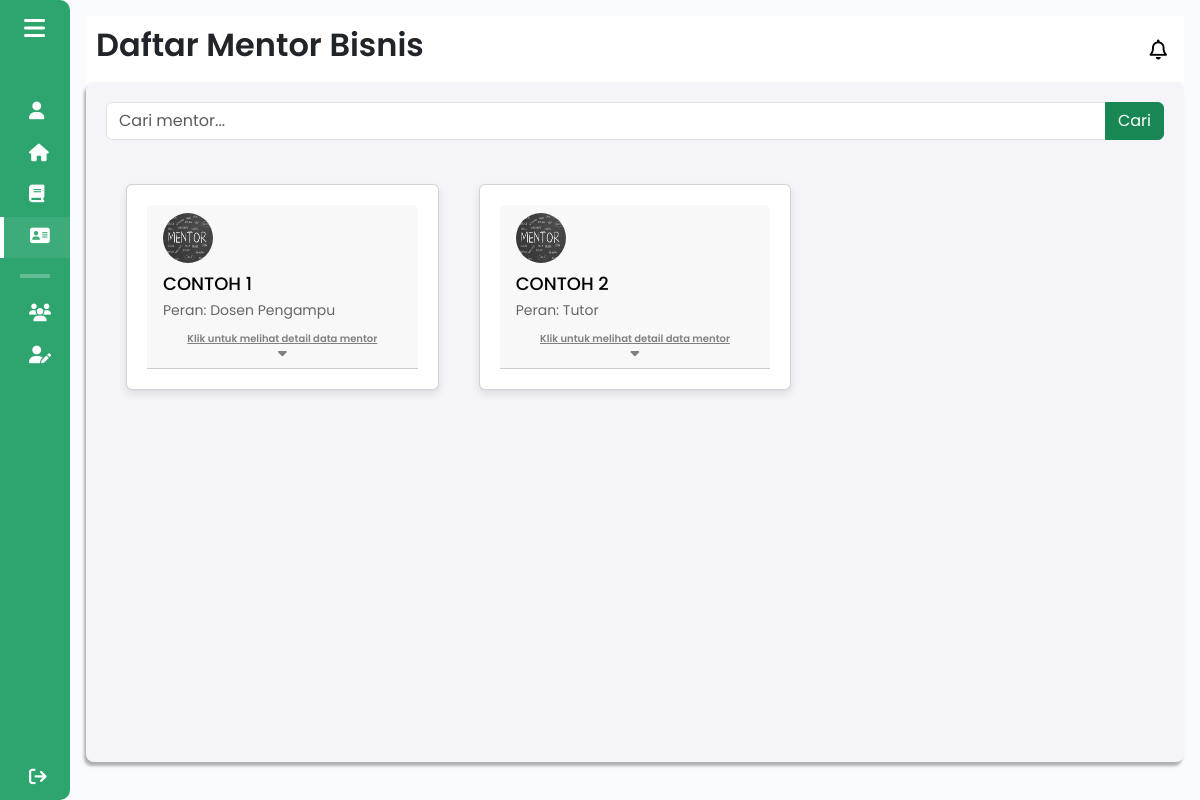
Screenshot of /components/pages/mahasiswa/daftar_mentor_mahasiswa.php (signed in) with the database file from the repository.
### tables this page shows
CREATE TABLE `mentor` (
  `id` int(11) NOT NULL,
  `user_id` int(11) NOT NULL,
  `nama` varchar(100) NOT NULL,
  `nidn` varchar(15) NOT NULL,
  `email` varchar(100) DEFAULT NULL,
  `contact` varchar(15) DEFAULT NULL,
  `keahlian` varchar(100) DEFAULT NULL,
  `fakultas` varchar(100) DEFAULT NULL,
  `prodi` varchar(100) DEFAULT NULL,
  `foto_profile` varchar(255) DEFAULT NULL
);

CREATE TABLE `users` (
  `id` int(11) NOT NULL,
  `username` varchar(50) NOT NULL,
  `password` varchar(255) NOT NULL,
  `role` enum('Mahasiswa','Tutor','Dosen Pengampu','Admin') NOT NULL,
  `first_login` tinyint(1) NOT NULL DEFAULT 1
);

### components/pages/mahasiswa/daftar_mentor_mahasiswa.php (the view, shortened to what this page needs)
<?php
include $_SERVER['DOCUMENT_ROOT'] . '/Aplikasi-Kewirausahaan/config/db_connection.php';
$search = isset($_GET['search']) ? $_GET['search'] : '';
$query_mentor = "
    SELECT
        mentor.*,
        users.role AS peran
    FROM mentor
    JOIN users ON mentor.user_id = users.id
    WHERE mentor.nama LIKE '%$search%'";
$result_mentor = $conn->query($query_mentor);
?>
<!DOCTYPE html>
<html lang="en">
<head>
    <link href="https://cdn.lineicons.com/4.0/lineicons.css" rel="stylesheet" />
    <link href="https://cdn.jsdelivr.net/npm/bootstrap@5.3.0-alpha3/dist/css/bootstrap.min.css" rel="stylesheet"
>
    <link rel="stylesheet" href="/Aplikasi-Kewirausahaan/assets/css/daftar_mentor.css">
</head>
<body>
    <div class="wrapper">
        <?php
        include 'sidebar_mahasiswa.php';
        ?>
        <div class="main p-3">
            <div class="main_header">
                <?php
                    include 'header_mahasiswa.php';
                ?>
            </div>
            <div class="main_wrapper">
                <form action="" method="get" class="mb-4">
                    <div class="input-group">
                        <input type="text" class="form-control" placeholder="Cari mentor..." name="search" value="<?= htmlspecialchars($search); ?>">
                        <button class="btn btn-success" type="submit">Cari</button>
                    </div>
                </form>
                <div class="clearfix">
                    <?php while ($mentor = $result_mentor->fetch_assoc()) : ?>
                        <div class="accordion" id="accordionExample">
                            <div class="card mb-3">
                                <a data-bs-toggle="collapse" href="#collapse<?= $mentor['id']; ?>" role="button"
                                    aria-expanded="false" aria-controls="collapse<?= $mentor['id']; ?>">
                                    <div class="card-header">
                                        <img alt="Profile picture of the mentor" class="w-12 h-12 rounded-full me-2" height="50"
                                        src="<?= htmlspecialchars($mentor['foto_profile']); ?>" width="50"/>
                                        <div>
                                            <h2 class="font-bold mb-0"><?= htmlspecialchars($mentor['nama']); ?></h2>
                                            <p class="mb-0">Peran: <?= htmlspecialchars($mentor['peran']); ?></p>
                                        </div>
                                        <div class="klik d-flex flex-column align-items-center">
                                            <span class="toggle-text" id="toggle-text-<?= $mentor['id']; ?>">
                                                Klik untuk melihat detail data mentor
                                            </span>
                                            <i class="fa-solid fa-caret-down"></i>
                                        </div>
                                    </div>
                                </a>
                            </div>
                        </div>
                    <?php endwhile; ?>
                </div>
            </div>
        </div>
    </div>
</body>
</html>

### assets/css/daftar_mentor.css (style rules this page uses)
.card { background-color: #fff; border-radius: 8px; box-shadow: 0 4px 8px rgba(0, 0, 0, 0.1); padding: 20px; margin: 20px; width: calc(33.333% - 40px); box-sizing: border-box; float: left; }
.card img { border-radius: 50%; width: 50px; height: 50px; }
.card h2 { font-size: 18px; margin: 10px 0; color: black; }
.card p { font-size: 14px; color: #666; margin: 5px 0; }
.clearfix::after { content: ""; clear: both; display: table; }
.klik { display: flex; flex-direction: column; align-items: center; justify-content: center; margin-top: 10px; }
.klik .toggle-text { cursor: pointer; color: gray; font-size: 10px; font-weight: 600; text-decoration: underline; transition: color 0.3s ease-in-out; margin: 0; padding: 0; }
.klik i { color: gray; font-size: 14px; margin: 0; padding: 0; }

### assets/css/sidebar.css (style rules this page uses)
a { text-decoration: none; }
body { font-family: "Poppins", sans-serif; }
.wrapper { display: flex; }
.main { min-height: 100vh; width: 100%; overflow: hidden; transition: all 0.35s ease-in-out; background-color: #fafbfe; }
.main_wrapper { width: 100%; height: 85vh; background-color: #f4f4f9; box-shadow: -2px 4px 3px rgba(0, 0, 0, 0.3); margin: 0; padding: 20px; overflow-y: auto; border-radius: 8px; }

### assets/css/header.css (style rules this page uses)
a { text-decoration: none; }
body { font-family: "Poppins", sans-serif; }
.main_header { display: flex; justify-content: space-between; align-items: center; padding: 5px; background-color: #fff; min-height: 50px; }

### rows the page displays
mentor: foto_profile (picture), nama "CONTOH 1", user.role "Dosen Pengampu"
mentor: foto_profile (picture), nama "CONTOH 2", user.role "Tutor"

### other values shown
$pageTitle "Daftar Mentor Bisnis"
